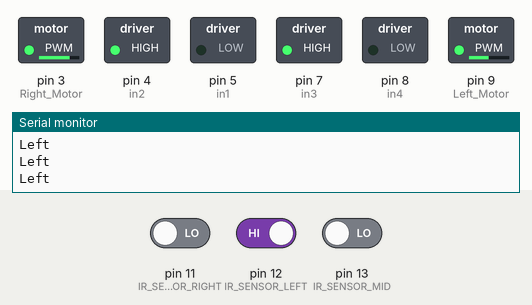
The sketch below on a simulated Arduino Uno, built with avr-gcc and run on an emulated ATmega328P. Shown: switched loads named in the sketch (green lamp = pin HIGH), the last lines printed to the serial monitor. Inputs (shaded band) come from the test bench; at power-on: pin 11 (IR_SENSOR_RIGHT) LOW, pin 12 (IR_SENSOR_LEFT) HIGH, pin 13 (IR_SENSOR_MID) LOW.

Above: at 1.2 s.
1.3 s: pin 11 (IR_SENSOR_RIGHT) driven HIGH and pin 12 (IR_SENSOR_LEFT) driven LOW
At 2.4 s:
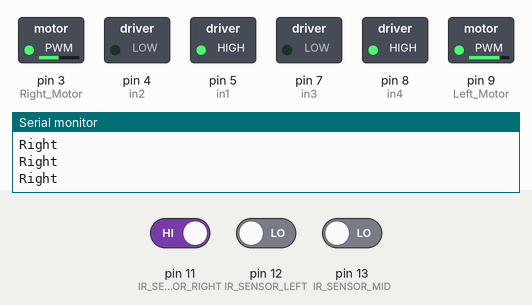
2.8 s: pin 12 (IR_SENSOR_LEFT) driven HIGH and pin 13 (IR_SENSOR_MID) driven HIGH
At 3.8 s:
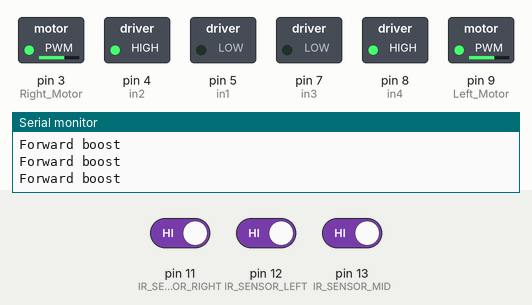
4.3 s: pin 11 (IR_SENSOR_RIGHT) driven LOW
At 4.6 s:
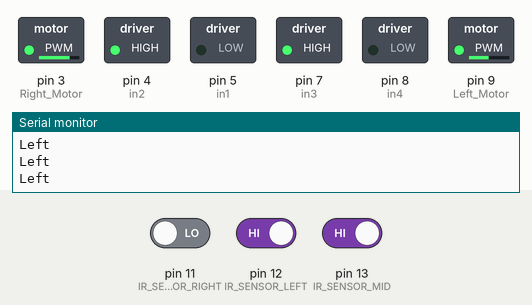
7.3 s: pin 12 (IR_SENSOR_LEFT) driven LOW
At 8.2 s:
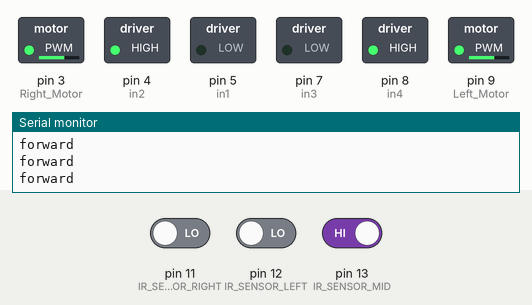
9.2 s: pin 11 (IR_SENSOR_RIGHT) driven HIGH
At 9.6 s:
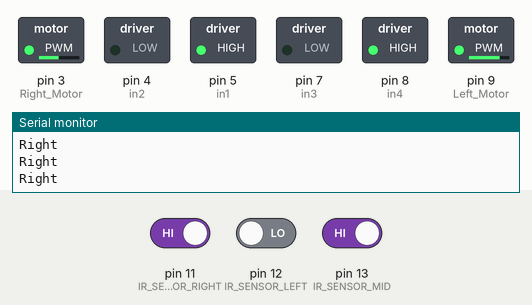
12.2 s: pin 12 (IR_SENSOR_LEFT) driven HIGH
At 13.4 s:
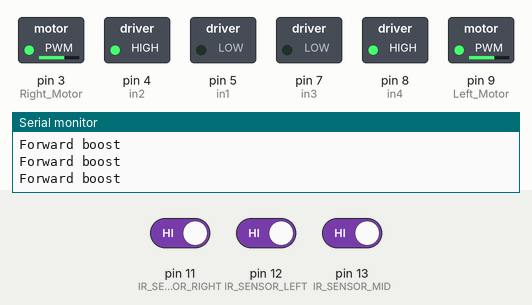
Timing chart, 0 to 15.2 s (numbered marks = the images above; inputs shaded):
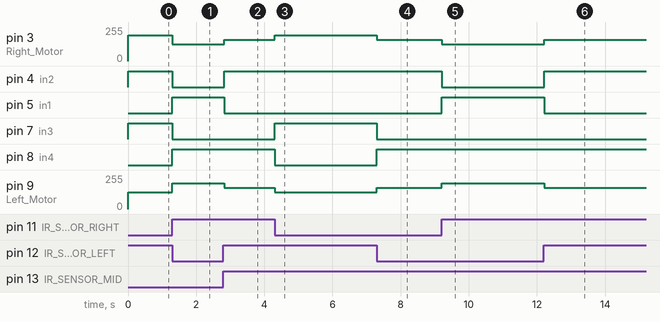

Measured:
- after the input at 1.3 s, pin 3 (Right_Motor): 195/255 → 125/255 at once; pin 4 (in2), pin 7 (in3): HIGH → LOW at once; pin 5 (in1), pin 8 (in4): LOW → HIGH at once; pin 9 (Left_Motor): 125/255 → 195/255 at once
- after the input at 2.8 s, pin 3 (Right_Motor): 125/255 → 160/255 at once; pin 4 (in2): LOW → HIGH at once; pin 5 (in1): HIGH → LOW at once; pin 9 (Left_Motor): 195/255 → 160/255 at once
- after the input at 4.3 s, pin 3 (Right_Motor): 160/255 → 195/255 at once; pin 7 (in3): LOW → HIGH at once; pin 8 (in4): HIGH → LOW at once; pin 9 (Left_Motor): 160/255 → 125/255 at once
- after the input at 7.3 s, pin 3 (Right_Motor): 195/255 → 160/255 at once; pin 7 (in3): HIGH → LOW at once; pin 8 (in4): LOW → HIGH at once; pin 9 (Left_Motor): 125/255 → 160/255 at once
- after the input at 9.2 s, pin 3 (Right_Motor): 160/255 → 125/255 at once; pin 4 (in2): HIGH → LOW at once; pin 5 (in1): LOW → HIGH at once; pin 9 (Left_Motor): 160/255 → 195/255 at once
- after the input at 12.2 s, pin 3 (Right_Motor): 125/255 → 160/255 at once; pin 4 (in2): LOW → HIGH at once; pin 5 (in1): HIGH → LOW at once; pin 9 (Left_Motor): 195/255 → 160/255 at once

The sketch:

main_code.ino
```cpp
#define IR_SENSOR_RIGHT 11
#define IR_SENSOR_LEFT 12
#define IR_SENSOR_MID 13

#define MOTOR_SPEED 160
#define TURN_SPEED 35

// Motor RIGHT motor connections
int Right_Motor = 3;
int in1 = 5;
int in2 = 4;
// Motor LEFT Motor connections
int Left_Motor = 9;
int in3 = 7;
int in4 = 8;

void setup() {
  Serial.begin(9600);
  // Set all the motor control pins to outputs
  pinMode(Right_Motor, OUTPUT);
  pinMode(Left_Motor, OUTPUT);
  pinMode(in1, OUTPUT);
  pinMode(in2, OUTPUT);
  pinMode(in3, OUTPUT);
  pinMode(in4, OUTPUT);

  // Turn off motors - Initial state
  digitalWrite(in1, LOW);
  digitalWrite(in2, LOW);
  digitalWrite(in3, LOW);
  digitalWrite(in4, LOW);
}

void loop() {

  bool leftV = digitalRead(IR_SENSOR_LEFT);
  bool centerV = digitalRead(IR_SENSOR_MID);
  bool rightV = digitalRead(IR_SENSOR_RIGHT);

  // Serial.println(rightV);
  // Serial.println(centerV);

  if (leftV == 0 && centerV == 1 && rightV == 0) {
    CarForward();
    Serial.println("forward");
  } else if (leftV == 1 && centerV == 1 && rightV == 1) {
    Serial.println("Forward boost");
    CarForward();
  }
  //   delay(300);
  //   bool leftV = digitalRead(IR_SENSOR_LEFT);
  //   bool centerV = digitalRead(IR_SENSOR_MID);
  //   bool rightV = digitalRead(IR_SENSOR_RIGHT);
  //   if (leftV == 0 && centerV == 0 && rightV == 0) {
  //     Serial.println("Sharp Right");
  //     CarTurnRight();
  //     delay(300);
  //   }
  // }

  else if (leftV == 1 && centerV == 1 && rightV == 0) {
    CarTurnLeft();
    Serial.println("Left");

  } else if (leftV == 0 && centerV == 1 && rightV == 1) {
    CarTurnRight();
    Serial.println("Right");

  } else if (leftV == 1 && centerV == 0 && rightV == 0) {
    CarTurnLeft();
    Serial.println("Left");

  } else if (leftV == 0 && centerV == 0 && rightV == 1) {
    CarTurnRight();
    Serial.println("Right");
  }

  // else if (leftV == 0 && centerV == 0 && rightV == 0) {
  //   // Serial.println("Stop");
  //   CarForward();
  // }
}

void CarForward() {
  analogWrite(Right_Motor, MOTOR_SPEED);
  analogWrite(Left_Motor, MOTOR_SPEED);

  digitalWrite(in1, LOW);
  digitalWrite(in2, HIGH);

  digitalWrite(in3, LOW);
  digitalWrite(in4, HIGH);
}

void CarBackward() {
  analogWrite(Right_Motor, MOTOR_SPEED);
  analogWrite(Left_Motor, MOTOR_SPEED);

  digitalWrite(in1, HIGH);
  digitalWrite(in2, LOW);

  digitalWrite(in3, HIGH);
  digitalWrite(in4, LOW);
}

void CarTurnLeft() {
  analogWrite(Right_Motor, MOTOR_SPEED + TURN_SPEED);
  analogWrite(Left_Motor, MOTOR_SPEED - TURN_SPEED);

  digitalWrite(in1, LOW);
  digitalWrite(in2, HIGH);

  digitalWrite(in3, HIGH);
  digitalWrite(in4, LOW);
}

void CarTurnSturnLeft() {
  analogWrite(Right_Motor, MOTOR_SPEED + TURN_SPEED);
  analogWrite(Left_Motor, MOTOR_SPEED - TURN_SPEED);

  digitalWrite(in1, LOW);
  digitalWrite(in2, HIGH);

  digitalWrite(in3, LOW);
  digitalWrite(in4, LOW);
}

void CarTurnRight() {
  analogWrite(Right_Motor, MOTOR_SPEED - TURN_SPEED);
  analogWrite(Left_Motor, MOTOR_SPEED + TURN_SPEED);

  digitalWrite(in1, HIGH);
  digitalWrite(in2, LOW);

  digitalWrite(in3, LOW);
  digitalWrite(in4, HIGH);
}

void CarTurnSturnRight() {
  analogWrite(Right_Motor, MOTOR_SPEED - TURN_SPEED);
  analogWrite(Left_Motor, MOTOR_SPEED + TURN_SPEED);

  digitalWrite(in1, LOW);
  digitalWrite(in2, LOW);

  digitalWrite(in3, LOW);
  digitalWrite(in4, HIGH);
}

void CarStop() {
  digitalWrite(in1, LOW);
  digitalWrite(in2, LOW);

  digitalWrite(in3, LOW);
  digitalWrite(in4, LOW);
}


// This is for Testing the motor connections and its connections
// insert this inside the loop() to test it
void MOTOR_TEST_LOOP() {
  Serial.println("RIGHT MOTOR FRONT");
  analogWrite(Right_Motor, 255);
  digitalWrite(in1, LOW);
  digitalWrite(in2, HIGH);

  delay(3000);

  Serial.println("RIGHT MOTOR BACK");
  digitalWrite(in1, HIGH);
  digitalWrite(in2, LOW);

  delay(3000);
  analogWrite(Right_Motor, 0);

  Serial.println("LEFT MOTOR FRONT");
  analogWrite(Left_Motor, 255);
  digitalWrite(in3, LOW);
  digitalWrite(in4, HIGH);

  delay(3000);

  Serial.println("LEFT MOTOR BACK");
  digitalWrite(in3, HIGH);
  digitalWrite(in4, LOW);

  delay(3000);
  analogWrite(Left_Motor, 0);
}
```
